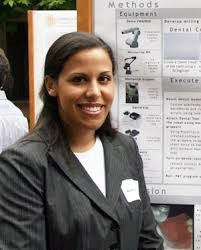
#> input picture scripts/ari.jpg, 201 x 250 px
$ python testari.py   (older library calls are emulated)
#> lines starting #> are read from the running program, lines starting #| are printed output that depends on the picture
import cv2
from scipy import misc
import numpy as np

name = "ari"
img1 = misc.imread(name+".jpg","L").astype(np.uint8)
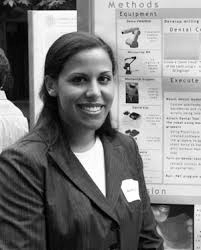
#> img1: shape (250, 201); min 0, max 255, mean 126.3


$ run again, with scripts/cat.jpg copied over scripts/ari.jpg
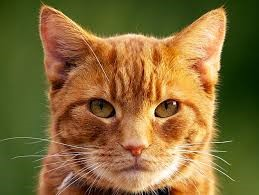
#> input picture scripts/cat.jpg, 259 x 195 px
#> `img1 = misc.imread(name+".jpg","L").astype(np.uint8)`:
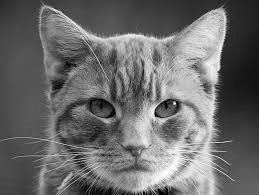
#> img1: shape (195, 259); min 0, max 253, mean 108

$ run again, with scripts/professor karaman.jpg copied over scripts/ari.jpg
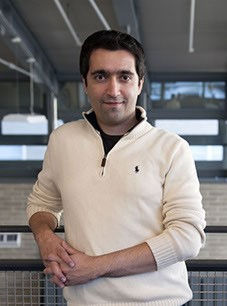
#> input picture scripts/professor karaman.jpg, 227 x 306 px
#> `img1 = misc.imread(name+".jpg","L").astype(np.uint8)`:
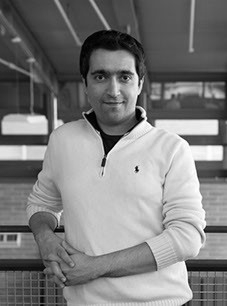
#> img1: shape (306, 227); min 0, max 255, mean 124.9
